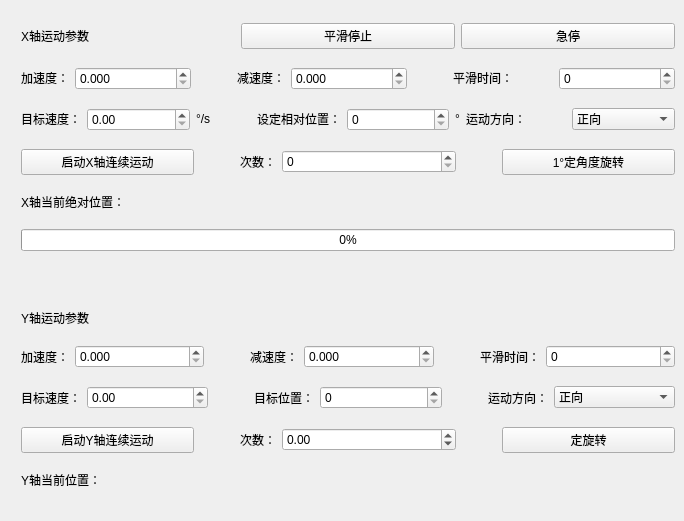
    <widget class="QWidget" name="Trap">
     <attribute name="title">
      <string>Trap运动模式</string>
     </attribute>
     <widget class="QWidget" name="layoutWidget">
      <property name="geometry">
       <rect>
        <x>21</x>
        <y>11</y>
        <width>654</width>
        <height>501</height>
       </rect>
      </property>
      <layout class="QVBoxLayout" name="verticalLayout">
       <item>
        <layout class="QHBoxLayout" name="horizontalLayout_12">
         <item>
          <widget class="QLabel" name="label">
           <property name="sizePolicy">
            <sizepolicy hsizetype="Preferred" vsizetype="Fixed">
             <horstretch>0</horstretch>
             <verstretch>0</verstretch>
            </sizepolicy>
           </property>
           <property name="text">
            <string>X轴运动参数</string>
           </property>
          </widget>
         </item>
         <item>
          <widget class="QPushButton" name="btnSmoothStop_X">
           <property name="text">
            <string>平滑停止</string>
           </property>
          </widget>
         </item>
         <item>
          <widget class="QPushButton" name="btnStopSudden">
           <property name="text">
            <string>急停</string>
           </property>
          </widget>
         </item>
        </layout>
       </item>
       <item>
        <layout class="QHBoxLayout" name="horizontalLayout">
         <item>
          <widget class="QLabel" name="label_2">
           <property name="sizePolicy">
            <sizepolicy hsizetype="Fixed" vsizetype="Fixed">
             <horstretch>0</horstretch>
             <verstretch>0</verstretch>
            </sizepolicy>
           </property>
           <property name="text">
            <string>加速度：</string>
           </property>
          </widget>
         </item>
         <item>
          <widget class="QDoubleSpinBox" name="SpinBoxTrapAcc_X">
           <property name="sizePolicy">
            <sizepolicy hsizetype="Preferred" vsizetype="Fixed">
             <horstretch>0</horstretch>
             <verstretch>0</verstretch>
            </sizepolicy>
           </property>
           <property name="decimals">
            <number>3</number>
           </property>
           <property name="maximum">
            <double>9999.000000000000000</double>
           </property>
          </widget>
         </item>
         <item>
          <spacer name="horizontalSpacer_2">
           <property name="orientation">
            <enum>Qt::Horizontal</enum>
           </property>
           <property name="sizeType">
            <enum>QSizePolicy::Fixed</enum>
           </property>
           <property name="sizeHint" stdset="0">
            <size>
             <width>40</width>
             <height>20</height>
            </size>
           </property>
          </spacer>
         </item>
         <item>
          <widget class="QLabel" name="label_3">
           <property name="sizePolicy">
            <sizepolicy hsizetype="Fixed" vsizetype="Fixed">
             <horstretch>0</horstretch>
             <verstretch>0</verstretch>
            </sizepolicy>
           </property>
           <property name="text">
            <string>减速度：</string>
           </property>
          </widget>
         </item>
         <item>
          <widget class="QDoubleSpinBox" name="SpinBoxTrapDec_X">
           <property name="sizePolicy">
            <sizepolicy hsizetype="Preferred" vsizetype="Fixed">
             <horstretch>0</horstretch>
             <verstretch>0</verstretch>
            </sizepolicy>
           </property>
           <property name="decimals">
            <number>3</number>
           </property>
           <property name="maximum">
            <double>9999.000000000000000</double>
           </property>
          </widget>
         </item>
         <item>
          <spacer name="horizontalSpacer_3">
           <property name="orientation">
            <enum>Qt::Horizontal</enum>
           </property>
           <property name="sizeType">
            <enum>QSizePolicy::Fixed</enum>
           </property>
           <property name="sizeHint" stdset="0">
            <size>
             <width>40</width>
             <height>20</height>
            </size>
           </property>
          </spacer>
         </item>
         <item>
          <widget class="QLabel" name="label_4">
           <property name="sizePolicy">
            <sizepolicy hsizetype="Fixed" vsizetype="Fixed">
             <horstretch>0</horstretch>
             <verstretch>0</verstretch>
            </sizepolicy>
           </property>
           <property name="text">
            <string>平滑时间：</string>
           </property>
          </widget>
         </item>
         <item>
          <spacer name="horizontalSpacer_4">
           <property name="orientation">
            <enum>Qt::Horizontal</enum>
           </property>
           <property name="sizeType">
            <enum>QSizePolicy::Fixed</enum>
           </property>
           <property name="sizeHint" stdset="0">
            <size>
             <width>40</width>
             <height>20</height>
            </size>
           </property>
          </spacer>
         </item>
         <item>
          <widget class="QSpinBox" name="SpinBoxTrapSmoothTime_X">
           <property name="sizePolicy">
            <sizepolicy hsizetype="Preferred" vsizetype="Fixed">
             <horstretch>0</horstretch>
             <verstretch>0</verstretch>
            </sizepolicy>
           </property>
           <property name="maximum">
            <number>9999</number>
           </property>
          </widget>
         </item>
        </layout>
       </item>
       <item>
        <layout class="QHBoxLayout" name="horizontalLayout_2">
         <item>
          <widget class="QLabel" name="label_5">
           <property name="sizePolicy">
            <sizepolicy hsizetype="Fixed" vsizetype="Fixed">
             <horstretch>0</horstretch>
             <verstretch>0</verstretch>
            </sizepolicy>
           </property>
           <property name="text">
            <string>目标速度：</string>
           </property>
          </widget>
         </item>
         <item>
          <widget class="QDoubleSpinBox" name="SpinBoxTrapVel_X">
           <property name="sizePolicy">
            <sizepolicy hsizetype="Minimum" vsizetype="Fixed">
             <horstretch>0</horstretch>
             <verstretch>0</verstretch>
            </sizepolicy>
           </property>
           <property name="maximum">
            <double>9999.989999999999782</double>
           </property>
          </widget>
         </item>
         <item>
          <widget class="QLabel" name="label_13">
           <property name="sizePolicy">
            <sizepolicy hsizetype="Fixed" vsizetype="Fixed">
             <horstretch>0</horstretch>
             <verstretch>0</verstretch>
            </sizepolicy>
           </property>
           <property name="text">
            <string>°/s</string>
           </property>
          </widget>
         </item>
         <item>
          <spacer name="horizontalSpacer">
           <property name="orientation">
            <enum>Qt::Horizontal</enum>
           </property>
           <property name="sizeType">
            <enum>QSizePolicy::Fixed</enum>
           </property>
           <property name="sizeHint" stdset="0">
            <size>
             <width>40</width>
             <height>20</height>
            </size>
           </property>
          </spacer>
         </item>
         <item>
          <widget class="QLabel" name="label_6">
           <property name="sizePolicy">
            <sizepolicy hsizetype="Fixed" vsizetype="Fixed">
             <horstretch>0</horstretch>
             <verstretch>0</verstretch>
            </sizepolicy>
           </property>
           <property name="text">
            <string>设定相对位置：</string>
           </property>
          </widget>
         </item>
         <item>
          <widget class="QSpinBox" name="SpinBoxTrapPos_X">
           <property name="sizePolicy">
            <sizepolicy hsizetype="Minimum" vsizetype="Fixed">
             <horstretch>0</horstretch>
             <verstretch>0</verstretch>
            </sizepolicy>
           </property>
           <property name="maximum">
            <number>1073741823</number>
           </property>
          </widget>
         </item>
         <item>
          <widget class="QLabel" name="label_14">
           <property name="sizePolicy">
            <sizepolicy hsizetype="Fixed" vsizetype="Fixed">
             <horstretch>0</horstretch>
             <verstretch>0</verstretch>
            </sizepolicy>
           </property>
           <property name="text">
            <string>°</string>
           </property>
          </widget>
         </item>
         <item>
          <widget class="QLabel" name="label_22">
           <property name="sizePolicy">
            <sizepolicy hsizetype="Fixed" vsizetype="Fixed">
             <horstretch>0</horstretch>
             <verstretch>0</verstretch>
            </sizepolicy>
           </property>
           <property name="text">
            <string>运动方向：</string>
           </property>
          </widget>
         </item>
         <item>
          <spacer name="horizontalSpacer_11">
           <property name="orientation">
            <enum>Qt::Horizontal</enum>
           </property>
           <property name="sizeType">
            <enum>QSizePolicy::Fixed</enum>
           </property>
           <property name="sizeHint" stdset="0">
            <size>
             <width>40</width>
             <height>20</height>
            </size>
           </property>
          </spacer>
         </item>
         <item>
          <widget class="QComboBox" name="comboBoxTrap_X">
           <property name="sizePolicy">
            <sizepolicy hsizetype="Preferred" vsizetype="Fixed">
             <horstretch>0</horstretch>
             <verstretch>0</verstretch>
            </sizepolicy>
           </property>
           <item>
            <property name="text">
             <string>正向</string>
            </property>
           </item>
           <item>
            <property name="text">
             <string>负向</string>
            </property>
           </item>
          </widget>
         </item>
        </layout>
       </item>
       <item>
        <layout class="QHBoxLayout" name="horizontalLayout_22">
         <item>
          <widget class="QPushButton" name="btnTrapUpdate_X">
           <property name="sizePolicy">
            <sizepolicy hsizetype="Minimum" vsizetype="Fixed">
             <horstretch>0</horstretch>
             <verstretch>0</verstretch>
            </sizepolicy>
           </property>
           <property name="text">
            <string>启动X轴连续运动</string>
           </property>
          </widget>
         </item>
         <item>
          <spacer name="horizontalSpacer_5">
           <property name="orientation">
            <enum>Qt::Horizontal</enum>
           </property>
           <property name="sizeType">
            <enum>QSizePolicy::Fixed</enum>
           </property>
           <property name="sizeHint" stdset="0">
            <size>
             <width>40</width>
             <height>20</height>
            </size>
           </property>
          </spacer>
         </item>
         <item>
          <widget class="QLabel" name="label_15">
           <property name="sizePolicy">
            <sizepolicy hsizetype="Fixed" vsizetype="Fixed">
             <horstretch>0</horstretch>
             <verstretch>0</verstretch>
            </sizepolicy>
           </property>
           <property name="text">
            <string>次数：</string>
           </property>
          </widget>
         </item>
         <item>
          <widget class="QSpinBox" name="SpinBoxOneDegree_X">
           <property name="minimum">
            <number>0</number>
           </property>
           <property name="maximum">
            <number>360</number>
           </property>
          </widget>
         </item>
         <item>
          <spacer name="horizontalSpacer_6">
           <property name="orientation">
            <enum>Qt::Horizontal</enum>
           </property>
           <property name="sizeType">
            <enum>QSizePolicy::Fixed</enum>
           </property>
           <property name="sizeHint" stdset="0">
            <size>
             <width>40</width>
             <height>20</height>
            </size>
           </property>
          </spacer>
         </item>
         <item>
          <widget class="QPushButton" name="btnOneDegree_X">
           <property name="sizePolicy">
            <sizepolicy hsizetype="Minimum" vsizetype="Fixed">
             <horstretch>0</horstretch>
             <verstretch>0</verstretch>
            </sizepolicy>
           </property>
           <property name="text">
            <string>1°定角度旋转</string>
           </property>
          </widget>
         </item>
        </layout>
       </item>
       <item>
        <layout class="QHBoxLayout" name="horizontalLayout_5">
         <item>
          <widget class="QLabel" name="label_16">
           <property name="sizePolicy">
            <sizepolicy hsizetype="Fixed" vsizetype="Fixed">
             <horstretch>0</horstretch>
             <verstretch>0</verstretch>
            </sizepolicy>
           </property>
           <property name="text">
            <string>X轴当前绝对位置：</string>
           </property>
          </widget>
         </item>
         <item>
          <widget class="QLabel" name="labelCurPos_X">
           <property name="sizePolicy">
            <sizepolicy hsizetype="Preferred" vsizetype="Fixed">
             <horstretch>0</horstretch>
             <verstretch>0</verstretch>
            </sizepolicy>
           </property>
           <property name="text">
            <string/>
           </property>
          </widget>
         </item>
        </layout>
       </item>
       <item>
        <widget class="QProgressBar" name="proBar_X">
         <property name="value">
          <number>0</number>
         </property>
        </widget>
       </item>
       <item>
        <spacer name="verticalSpacer">
         <property name="orientation">
          <enum>Qt::Vertical</enum>
         </property>
         <property name="sizeType">
          <enum>QSizePolicy::Fixed</enum>
         </property>
         <property name="sizeHint" stdset="0">
          <size>
           <width>20</width>
           <height>40</height>
          </size>
         </property>
        </spacer>
       </item>
       <item>
        <widget class="QLabel" name="label_7">
         <property name="sizePolicy">
          <sizepolicy hsizetype="Preferred" vsizetype="Fixed">
           <horstretch>0</horstretch>
           <verstretch>0</verstretch>
          </sizepolicy>
         </property>
         <property name="text">
          <string>Y轴运动参数</string>
         </property>
        </widget>
       </item>
       <item>
        <layout class="QHBoxLayout" name="horizontalLayout_3">
         <item>
          <widget class="QLabel" name="label_8">
           <property name="sizePolicy">
            <sizepolicy hsizetype="Fixed" vsizetype="Preferred">
             <horstretch>0</horstretch>
             <verstretch>0</verstretch>
            </sizepolicy>
           </property>
           <property name="text">
            <string>加速度：</string>
           </property>
          </widget>
         </item>
         <item>
          <widget class="QDoubleSpinBox" name="SpinBoxTrapAcc_Y">
           <property name="decimals">
            <number>3</number>
           </property>
           <property name="maximum">
            <double>9999.000000000000000</double>
           </property>
          </widget>
         </item>
         <item>
          <spacer name="horizontalSpacer_9">
           <property name="orientation">
            <enum>Qt::Horizontal</enum>
           </property>
           <property name="sizeType">
            <enum>QSizePolicy::Fixed</enum>
           </property>
           <property name="sizeHint" stdset="0">
            <size>
             <width>40</width>
             <height>20</height>
            </size>
           </property>
          </spacer>
         </item>
         <item>
          <widget class="QLabel" name="label_11">
           <property name="sizePolicy">
            <sizepolicy hsizetype="Fixed" vsizetype="Preferred">
             <horstretch>0</horstretch>
             <verstretch>0</verstretch>
            </sizepolicy>
           </property>
           <property name="text">
            <string>减速度：</string>
           </property>
          </widget>
         </item>
         <item>
          <widget class="QDoubleSpinBox" name="SpinBoxTrapDec_Y">
           <property name="decimals">
            <number>3</number>
           </property>
           <property name="maximum">
            <double>9999.000000000000000</double>
           </property>
          </widget>
         </item>
         <item>
          <spacer name="horizontalSpacer_12">
           <property name="orientation">
            <enum>Qt::Horizontal</enum>
           </property>
           <property name="sizeType">
            <enum>QSizePolicy::Fixed</enum>
           </property>
           <property name="sizeHint" stdset="0">
            <size>
             <width>40</width>
             <height>20</height>
            </size>
           </property>
          </spacer>
         </item>
         <item>
          <widget class="QLabel" name="label_10">
           <property name="sizePolicy">
            <sizepolicy hsizetype="Fixed" vsizetype="Preferred">
             <horstretch>0</horstretch>
             <verstretch>0</verstretch>
            </sizepolicy>
           </property>
           <property name="text">
            <string>平滑时间：</string>
           </property>
          </widget>
         </item>
         <item>
          <widget class="QSpinBox" name="SpinBoxTrapSmoothTime_Y">
           <property name="maximum">
            <number>9999</number>
           </property>
          </widget>
         </item>
        </layout>
       </item>
       <item>
        <layout class="QHBoxLayout" name="horizontalLayout_4">
         <item>
          <widget class="QLabel" name="label_9">
           <property name="sizePolicy">
            <sizepolicy hsizetype="Fixed" vsizetype="Preferred">
             <horstretch>0</horstretch>
             <verstretch>0</verstretch>
            </sizepolicy>
           </property>
           <property name="text">
            <string>目标速度：</string>
           </property>
          </widget>
         </item>
         <item>
          <widget class="QDoubleSpinBox" name="SpinBoxTrapVel_Y">
           <property name="maximum">
            <double>9999.000000000000000</double>
           </property>
          </widget>
         </item>
         <item>
          <spacer name="horizontalSpacer_10">
           <property name="orientation">
            <enum>Qt::Horizontal</enum>
           </property>
           <property name="sizeType">
            <enum>QSizePolicy::Fixed</enum>
           </property>
           <property name="sizeHint" stdset="0">
            <size>
             <width>40</width>
             <height>20</height>
            </size>
           </property>
          </spacer>
         </item>
         <item>
          <widget class="QLabel" name="label_12">
           <property name="sizePolicy">
            <sizepolicy hsizetype="Fixed" vsizetype="Preferred">
             <horstretch>0</horstretch>
             <verstretch>0</verstretch>
            </sizepolicy>
           </property>
           <property name="text">
            <string>目标位置：</string>
           </property>
          </widget>
         </item>
         <item>
          <widget class="QSpinBox" name="SpinBoxTrapPos_Y">
           <property name="maximum">
            <number>1073741823</number>
           </property>
          </widget>
         </item>
         <item>
          <spacer name="horizontalSpacer_13">
           <property name="orientation">
            <enum>Qt::Horizontal</enum>
           </property>
           <property name="sizeType">
            <enum>QSizePolicy::Fixed</enum>
           </property>
           <property name="sizeHint" stdset="0">
            <size>
             <width>40</width>
             <height>20</height>
            </size>
           </property>
          </spacer>
         </item>
         <item>
          <widget class="QLabel" name="label_24">
           <property name="sizePolicy">
            <sizepolicy hsizetype="Fixed" vsizetype="Preferred">
             <horstretch>0</horstretch>
             <verstretch>0</verstretch>
            </sizepolicy>
           </property>
           <property name="text">
            <string>运动方向：</string>
           </property>
          </widget>
         </item>
         <item>
          <widget class="QComboBox" name="comboBoxTrap_Y">
           <item>
            <property name="text">
             <string>正向</string>
            </property>
           </item>
           <item>
            <property name="text">
             <string>负向</string>
            </property>
           </item>
          </widget>
         </item>
        </layout>
       </item>
       <item>
        <layout class="QHBoxLayout" name="horizontalLayout_11">
         <item>
          <widget class="QPushButton" name="btnTrapUpdate_Y">
           <property name="text">
            <string>启动Y轴连续运动</string>
           </property>
          </widget>
         </item>
         <item>
          <spacer name="horizontalSpacer_7">
           <property name="orientation">
            <enum>Qt::Horizontal</enum>
           </property>
           <property name="sizeType">
            <enum>QSizePolicy::Fixed</enum>
           </property>
           <property name="sizeHint" stdset="0">
            <size>
             <width>40</width>
             <height>20</height>
            </size>
           </property>
          </spacer>
         </item>
         <item>
          <widget class="QLabel" name="label_18">
           <property name="sizePolicy">
            <sizepolicy hsizetype="Fixed" vsizetype="Preferred">
             <horstretch>0</horstretch>
             <verstretch>0</verstretch>
            </sizepolicy>
           </property>
           <property name="text">
            <string>次数：</string>
           </property>
          </widget>
         </item>
         <item>
          <widget class="QDoubleSpinBox" name="SpinBoxOneDegree_Y">
           <property name="minimum">
            <double>-1073741823.000000000000000</double>
           </property>
           <property name="maximum">
            <double>1073741823.000000000000000</double>
           </property>
          </widget>
         </item>
         <item>
          <spacer name="horizontalSpacer_8">
           <property name="orientation">
            <enum>Qt::Horizontal</enum>
           </property>
           <property name="sizeType">
            <enum>QSizePolicy::Fixed</enum>
           </property>
           <property name="sizeHint" stdset="0">
            <size>
             <width>40</width>
             <height>20</height>
            </size>
           </property>
          </spacer>
         </item>
         <item>
          <widget class="QPushButton" name="btnOneDegree_Y">
           <property name="text">
            <string>定旋转</string>
           </property>
          </widget>
         </item>
        </layout>
       </item>
       <item>
        <layout class="QHBoxLayout" name="horizontalLayout_6">
         <item>
          <widget class="QLabel" name="label_17">
           <property name="sizePolicy">
            <sizepolicy hsizetype="Fixed" vsizetype="Fixed">
             <horstretch>0</horstretch>
             <verstretch>0</verstretch>
            </sizepolicy>
           </property>
           <property name="text">
            <string>Y轴当前位置：</string>
           </property>
          </widget>
         </item>
         <item>
          <widget class="QLabel" name="labelCurPos_Y">
           <property name="sizePolicy">
            <sizepolicy hsizetype="Preferred" vsizetype="Fixed">
             <horstretch>0</horstretch>
             <verstretch>0</verstretch>
            </sizepolicy>
           </property>
           <property name="text">
            <string/>
           </property>
          </widget>
         </item>
        </layout>
       </item>
      </layout>
     </widget>
    </widget>
